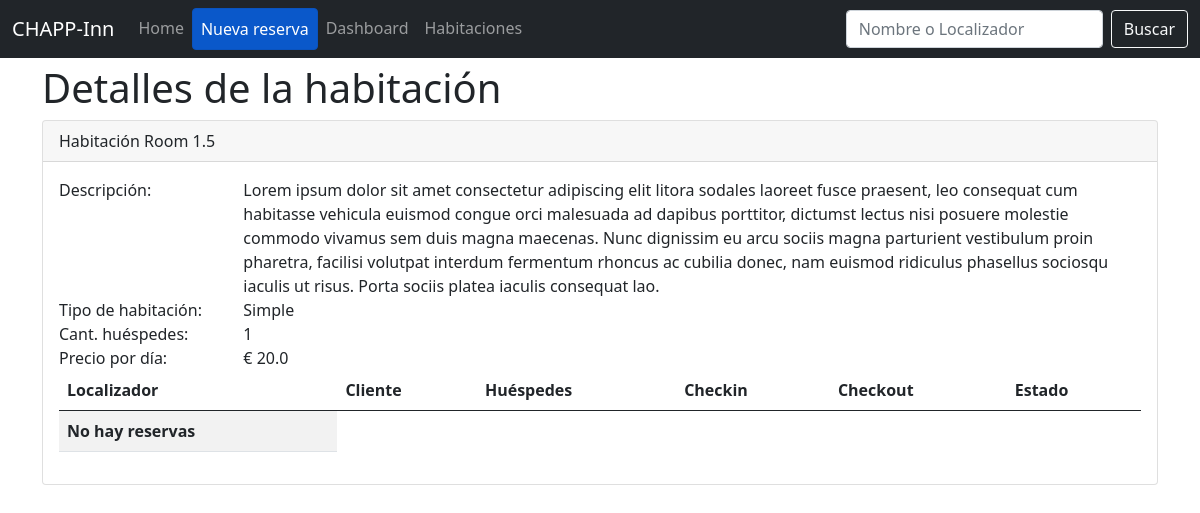
/room/5/, run on the app's committed database.
### pms/models.py (models this page shows)
class Room(models.Model):
    room_type = models.ForeignKey(Room_type, on_delete=models.SET_NULL, null=True)
    name = models.CharField(max_length=100)
    description = models.CharField(max_length=500)
    def __str__(self):
        return self.name

class Room_type(models.Model):
    name = models.CharField(max_length=100)
    price = models.FloatField()
    max_guests = models.IntegerField()
    def __str__(self):
        return self.name

### pms/views.py (the view)
# urls.py: path("room/<str:pk>/", views.RoomDetailsView.as_view(), name="room_details"),
class RoomDetailsView(View):
    def get(self, request, pk):
        room = Room.objects.get(id=pk)
        bookings = room.booking_set.all()
        context = {
            'room': room,
            'bookings': bookings}
        print(context)
        return render(request, "room_detail.html", context)

### pms/templates/room_detail.html (shortened to what this page needs)
{% extends "main.html"%}
{% block content %}
<h1>Detalles de la habitación</h1>
<div class="card">
    <div class="card-header">
        Habitación {{room.name}}
    </div>
    <div class="card-body">
        <div class="row">
            <div class="col-md-2">
                <span>Descripción: </span>
            </div>
            <div class="col">
                <span>{{room.description}}</span>
            </div>
        </div>
        <div class="row">
            <div class="col-md-2">
                <span>Tipo de habitación:</span>
            </div>
            <div class="col">
                <span>{{room.room_type}}</span>
            </div>
        </div>
        <div class="row">
            <div class="col-md-2">
                <span>Cant. huéspedes:</span>
            </div>
            <div class="col">
                <span>{{room.room_type.max_guests}}</span>
            </div>
        </div>
        <div class="row">
            <div class="col-md-2">
                <span>Precio por día:</span>
            </div>
            <div class="col">
                <span>€ {{room.room_type.price}}</span>
            </div>
        </div>
        <div class="row">
            <div class="col">
                <table class="table table-striped">
                    <thead>
                        <tr>
                            <th scope="col">Localizador</th>
                            <th scope="col">Cliente</th>
                            <th scope="col">Huéspedes</th>
                            <th scope="col">Checkin</th>
                            <th scope="col">Checkout</th>
                            <th scope="col">Estado</th>
                        </tr>
                    </thead>
                    <tbody>
                        {% if bookings|length == 0%}
                        <tr>
                            <th>
                                No hay reservas
                            </th>
                        </tr>
                        {% endif %}
                    </tbody>
                </table>
            </div>
        </div>
    </div>
</div>
{% endblock content%}

### pms/statics/css/style.css (style rules this page uses)
body { padding-top: 4em }

### data on the page
Room: name "Room 1.5", description "Lorem ipsum dolor sit amet consectetur adipiscing elit litora sodales laoreet fusce praesent, leo consequat cum habitasse vehicula euismod congue orci malesuada ad dapibus porttitor, dictumst lectus nisi posuere molestie commodo vivamus sem duis magna maecenas. Nunc dignissim eu arcu sociis magna parturient vestibulum proin pharetra, facilisi volutpat interdum fermentum rhoncus ac cubilia donec, nam euismod ridiculus phasellus sociosqu iaculis ut risus. Porta sociis platea iaculis consequat lao.", room_type "Simple", room_type.max_guests "1", room_type.price "20.0"
